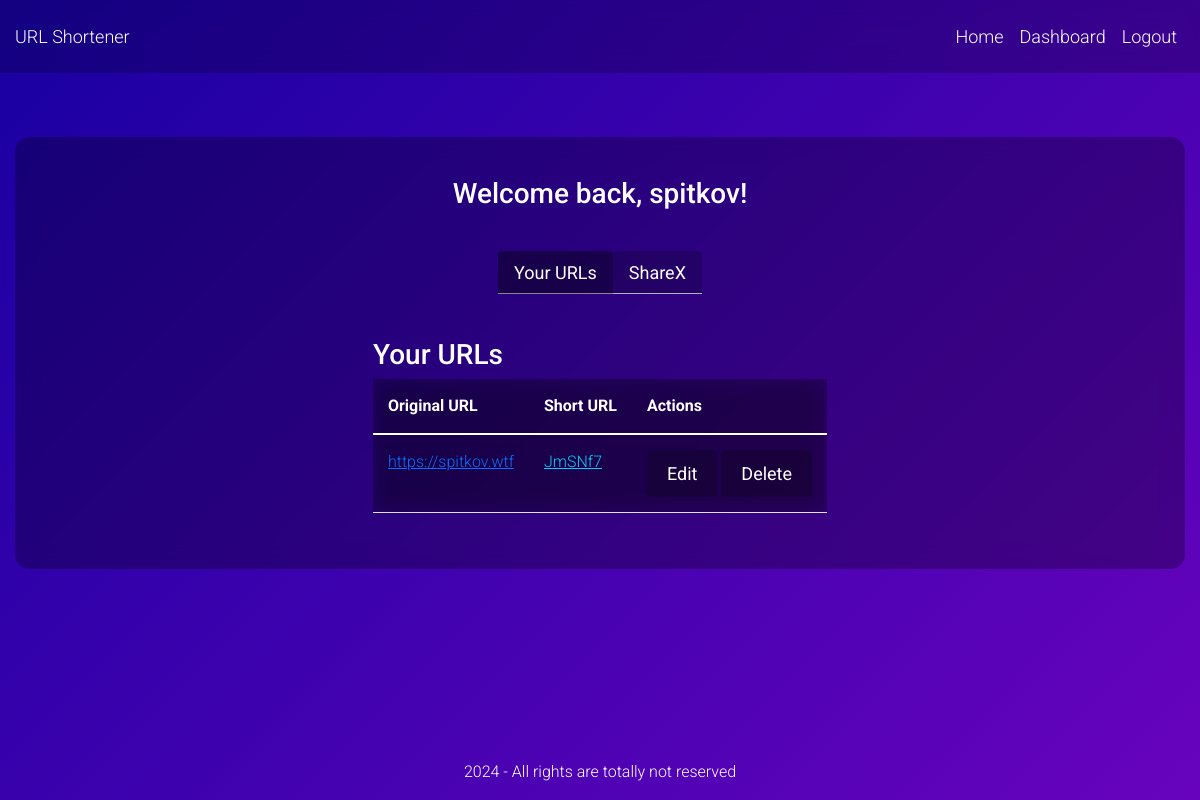
Page /dashboard (signed in) on the earlier database version.
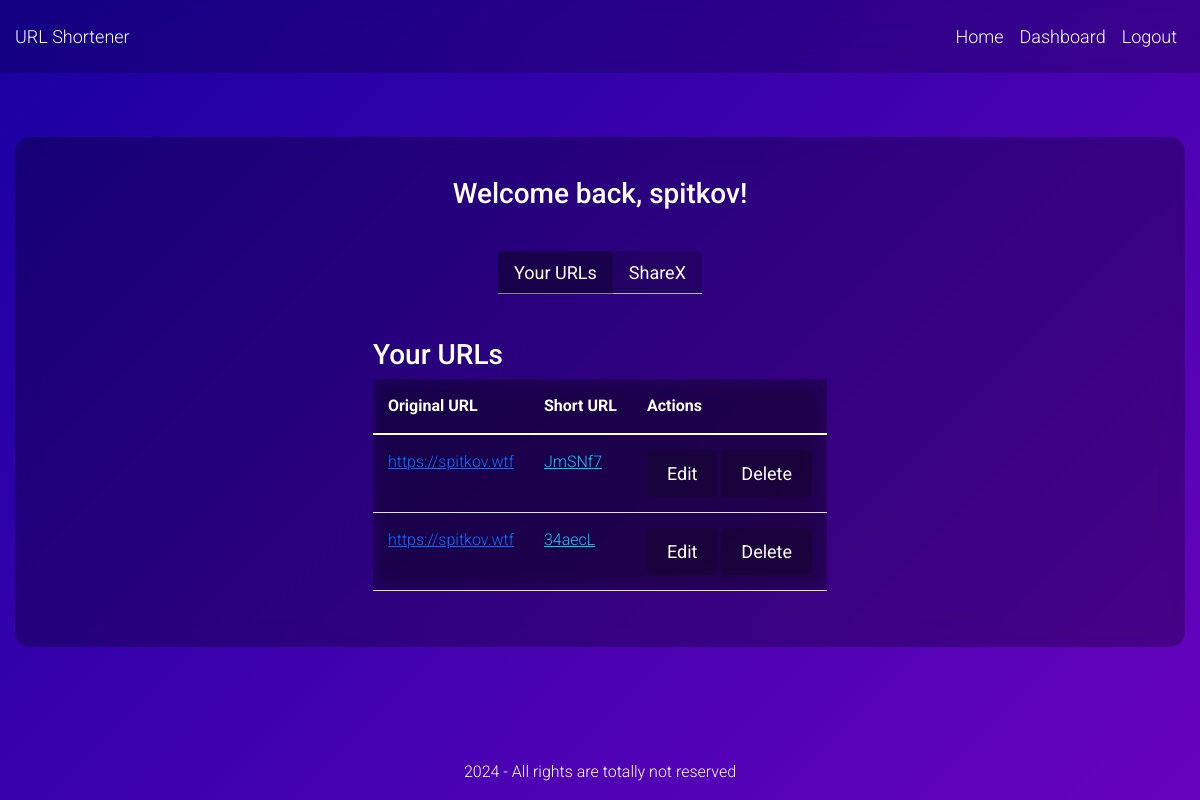
Same page on the later database version.
### app.py (models this page shows, shortened)
class User(db.Model):
    id = db.Column(db.Integer, primary_key=True)
    username = db.Column(db.String(80), unique=True, nullable=False)
    password_hash = db.Column(db.String(200), nullable=False)
    api_key = db.Column(db.String(36), unique=True, nullable=False, default=lambda: str(uuid.uuid4()))

class URL(db.Model):
    id = db.Column(db.Integer, primary_key=True)
    original_url = db.Column(db.String(500), nullable=False)
    short_url = db.Column(db.String(10), unique=True, nullable=False)
    password_hash = db.Column(db.String(200))
    user_id = db.Column(db.Integer, db.ForeignKey('user.id'), nullable=False)
    user = db.relationship('User', backref=db.backref('urls', lazy=True))

### app.py (the view)
@app.route('/dashboard')
@login_required
def dashboard():
    user = User.query.get(session['user_id'])
    user_urls = URL.query.filter_by(user_id=user.id).all()
    return render_template('dashboard.html', urls=user_urls, api_key=user.api_key)

### app.py (called while the page is built)
def login_required(f):
    @wraps(f)
    def decorated_function(*args, **kwargs):
        if 'user_id' not in session:
            return redirect(url_for('login', next=request.url))
        return f(*args, **kwargs)
    return decorated_function

### templates/dashboard.html (shortened to what this page needs)
{% extends "base.html" %}
{% block content %}
<div class="box">
    <h2>Welcome back, {{ session.username }}!</h2>
    <ul class="nav nav-tabs mb-4" id="myTab" role="tablist">
        <li class="nav-item" role="presentation">
            <button class="nav-link active" id="urls-tab" data-bs-toggle="tab" data-bs-target="#urls" type="button" role="tab" aria-controls="urls" aria-selected="true">Your URLs</button>
        </li>
        <li class="nav-item" role="presentation">
            <button class="nav-link" id="sharex-tab" data-bs-toggle="tab" data-bs-target="#sharex" type="button" role="tab" aria-controls="sharex" aria-selected="false">ShareX</button>
        </li>
    </ul>
    <div class="tab-content" id="myTabContent">
        <div class="tab-pane fade show active" id="urls" role="tabpanel" aria-labelledby="urls-tab">
            <h3>Your URLs</h3>
            <div class="table-responsive">
                <table class="table table-hover">
                    <thead>
                        <tr>
                            <th>Original URL</th>
                            <th>Short URL</th>
                            <th>Actions</th>
                        </tr>
                    </thead>
                    <tbody>
                        {% for url in urls %}
                        <tr>
                            <td><a href="{{ url.original_url }}" target="_blank" class="text-truncate d-inline-block" style="max-width: 200px;">{{ url.original_url }}</a></td>
                            <td><a href="{{ url_for('redirect_to_url', short_url=url.short_url) }}" class="text-info">{{ url.short_url }}</a></td>
                            <td>
                                <a href="{{ url_for('edit_url', url_id=url.id) }}" class="btn btn-sm">Edit</a>
                                <a href="{{ url_for('delete_url', url_id=url.id) }}" class="btn btn-sm" onclick="return confirm('Are you sure you want to delete this URL?')">Delete</a>
                            </td>
                        </tr>
                        {% endfor %}
                    </tbody>
                </table>
            </div>
        </div>
    </div>
</div>
{% endblock %}

### templates/base.html (shortened to what this page needs)
<!DOCTYPE html>
<html lang="en" class="h-100">
<head>
    <link href="https://cdn.jsdelivr.net/npm/bootstrap@5.1.3/dist/css/bootstrap.min.css" rel="stylesheet">
    <link rel="stylesheet" href="{{ url_for('static', filename='css/styles.css') }}">
</head>
<body class="d-flex flex-column h-100">
    <nav class="navbar navbar-expand-lg">
        <div class="container">
            <a class="navbar-brand" href="{{ url_for('index') }}">URL Shortener</a>
            <div class="collapse navbar-collapse" id="navbarNav">
                <ul class="navbar-nav ms-auto">
                    <li class="nav-item">
                        <a class="nav-link" href="{{ url_for('index') }}">Home</a>
                    </li>
                    {% if session.get('user_id') %}
                        <li class="nav-item">
                            <a class="nav-link" href="{{ url_for('dashboard') }}">Dashboard</a>
                        </li>
                        <li class="nav-item">
                            <a class="nav-link" href="{{ url_for('logout') }}">Logout</a>
                        </li>
                    {% endif %}
                </ul>
            </div>
        </div>
    </nav>
    <main class="flex-shrink-0">
        <div class="container py-4">
            {% block content %}{% endblock %}
        </div>
    </main>
    <footer class="footer mt-auto py-3">
        <div class="container text-center">
            <p class="mb-0">2024 - All rights are totally not reserved</p>
        </div>
    </footer>
</body>
</html>

### static/css/styles.css (style rules this page uses)
* { margin: 0; padding: 0; box-sizing: border-box; }
body { min-height: 100vh; width: 100vw; display: flex; flex-direction: column; color: white; font-family: "Roboto", sans-serif; font-size: 16px; font-weight: 300; background: linear-gradient(-45deg, #5d2cf3, #3c4de7, #8204c5, #1800a2); background-size: 400% 400%; animation: gradient 20s ease infinite; overflow-x: hidden; }
.container { width: 100%; max-width: 1400px; padding: 0 15px; margin: 0 auto; }
h2 { font-size: 28px; margin-bottom: 20px; font-weight: 500; }
.btn { background-color: rgba(11, 11, 11, 0.25); width: auto; padding: 10px 20px; border-radius: 5px; transition: transform 0.1s, background-color 0.3s; font-size: 18px; color: white; border: none; cursor: pointer; }
.box { display: flex; background-color: rgba(0, 0, 0, 0.27); width: 100%; max-width: 1200px; padding: 40px; border-radius: 15px; align-items: center; justify-content: center; flex-direction: column; gap: 20px; backdrop-filter: blur(10px); margin: 40px auto; }
.navbar { background-color: rgba(0, 0, 0, 0.2); backdrop-filter: blur(10px); padding: 15px 0; width: 100%; }
.navbar-brand, .nav-link { color: white !important; font-size: 18px; }
.table { background-color: rgba(0, 0, 0, 0.2); backdrop-filter: blur(10px); color: white; font-size: 16px; }
.table th, .table td { padding: 15px; }
.nav-tabs .nav-link { color: white; background-color: rgba(0, 0, 0, 0.2); border: none; font-size: 18px; }
.nav-tabs .nav-link.active { color: white; background-color: rgba(0, 0, 0, 0.4); border: none; }

Differences in the rows shown:
added URL: original_url "https://spitkov.wtf", short_url "34aecL"
